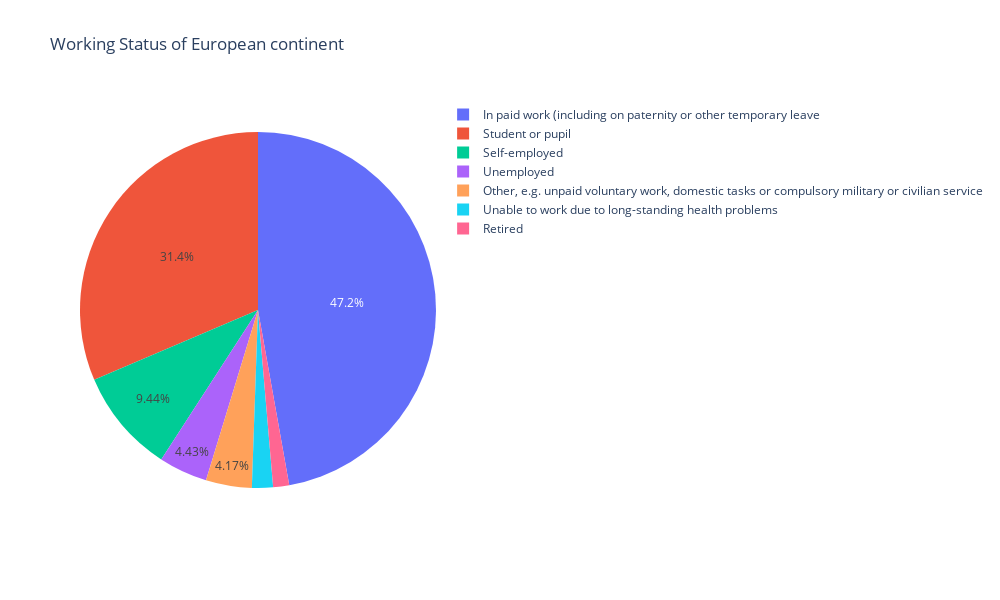

Write notebook code for a chart like this one.
### Code cell
fig = px.pie(ws, values='percentage', names='answer', title='Working Status of European continent', width= 1000, height=600)
fig.update_traces(textposition='inside')
fig.update_layout(uniformtext_minsize=12, uniformtext_mode='hide')
fig.show()

### Figure 1 — Plotly figure (JSON) as saved in the notebook; plotly's stock layout.template omitted (floating-point values rounded to 4 significant figures; data arrays with more than 128 entries replaced by an {"elided": "..."} marker saying what was removed)
{"data": [{"domain": {"x": [0, 1], "y": [0, 1]}, "hovertemplate": "answer=%{label}<br>percentage=%{value}<extra></extra>", "labels": {"elided": "217 str values"}, "legendgroup": "", "name": "", "showlegend": true, "textposition": "inside", "type": "pie", "values": {"elided": "217 int values"}}], "layout": {"height": 600, "legend": {"tracegroupgap": 0}, "title": {"text": "Working Status of European continent"}, "uniformtext": {"minsize": 12, "mode": "hide"}, "width": 1000}}
